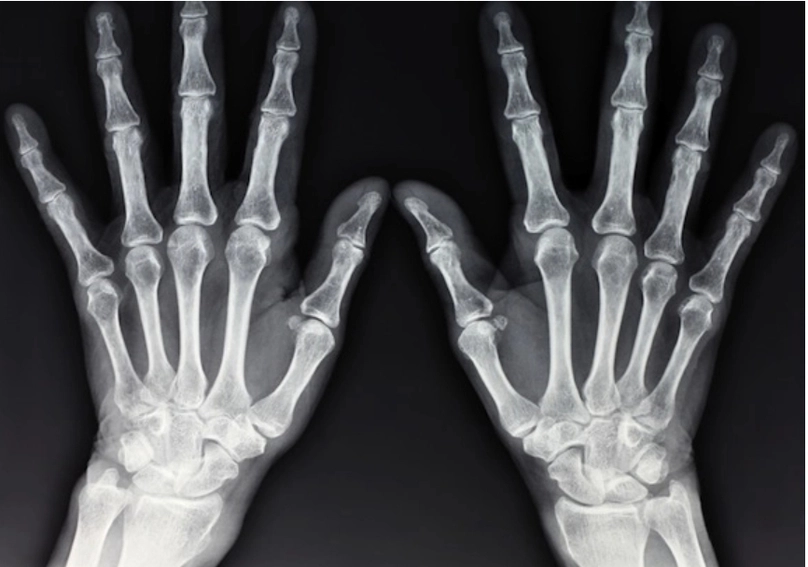
#> input picture image-processing/1.jpg, 808 x 567 px
$ python combining.py   (older library calls are emulated)
#> lines starting #> are read from the running program, lines starting #| are printed output that depends on the picture
import cv2
import matplotlib.pyplot as plt

# Load the original image
img = cv2.imread('1.jpg', cv2.IMREAD_GRAYSCALE)
#> img: shape (567, 808); min 0, max 255, mean 76.8
laplacian_img = cv2.Laplacian(img, cv2.CV_64F)
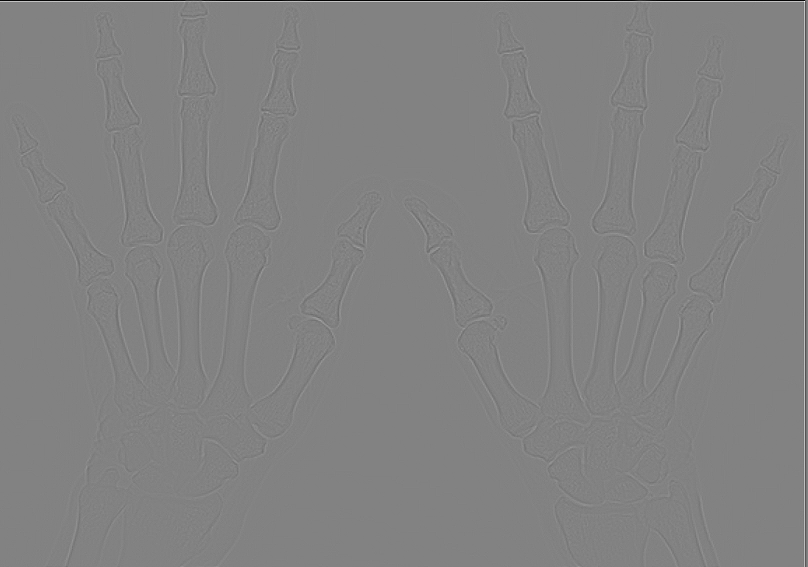
#> laplacian_img: shape (567, 808) float64; min -484, max 463, mean -0.4; drawn with min black and max white
laplacian_img = laplacian_img.astype(img.dtype)
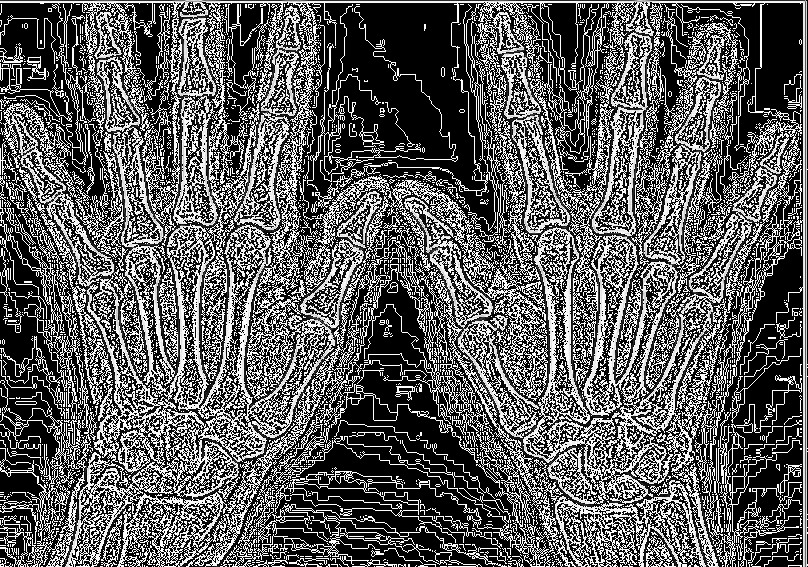
#> laplacian_img: shape (567, 808); min 0, max 255, mean 93.1

sharpened_img = cv2.add(img, laplacian_img)
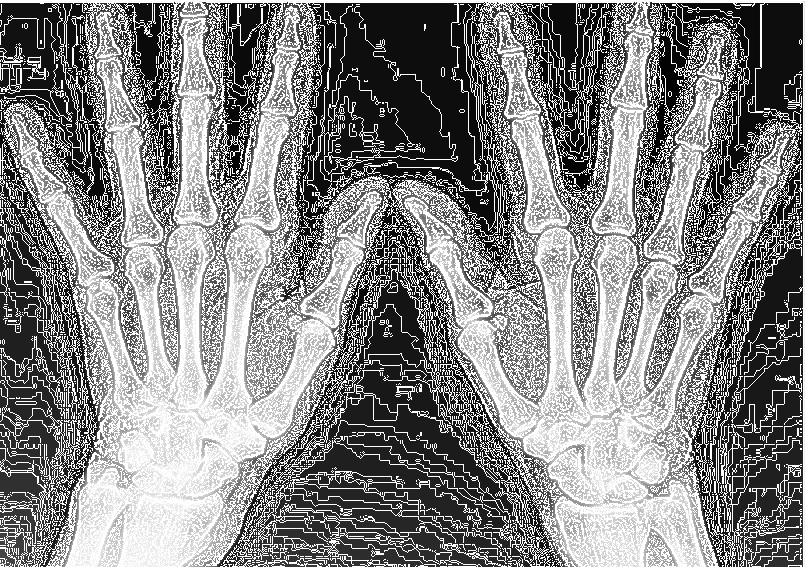
#> sharpened_img: shape (567, 808); min 0, max 255, mean 135.1
# Calculate the Sobel gradient
sobel_x = cv2.Sobel(img, cv2.CV_64F, 1, 0, ksize=3)
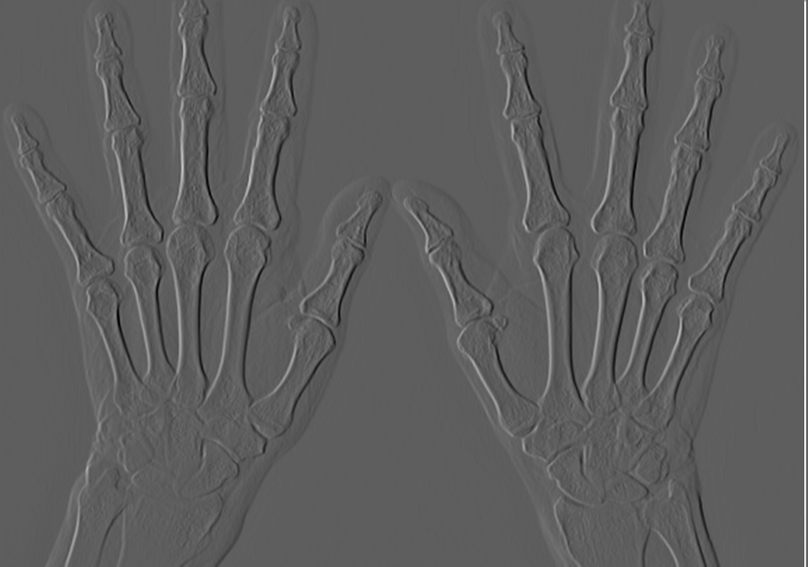
#> sobel_x: shape (567, 808) float64; min -596, max 1020, mean 2.2; drawn with min black and max white
sobel_y = cv2.Sobel(img, cv2.CV_64F, 0, 1, ksize=3)
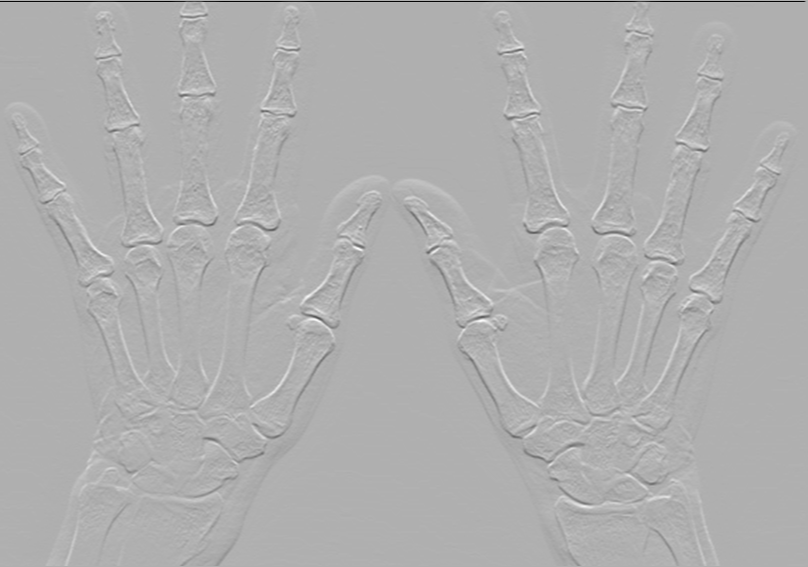
#> sobel_y: shape (567, 808) float64; min -938, max 423, mean -0.3; drawn with min black and max white
sobel_grad = cv2.magnitude(sobel_x, sobel_y)
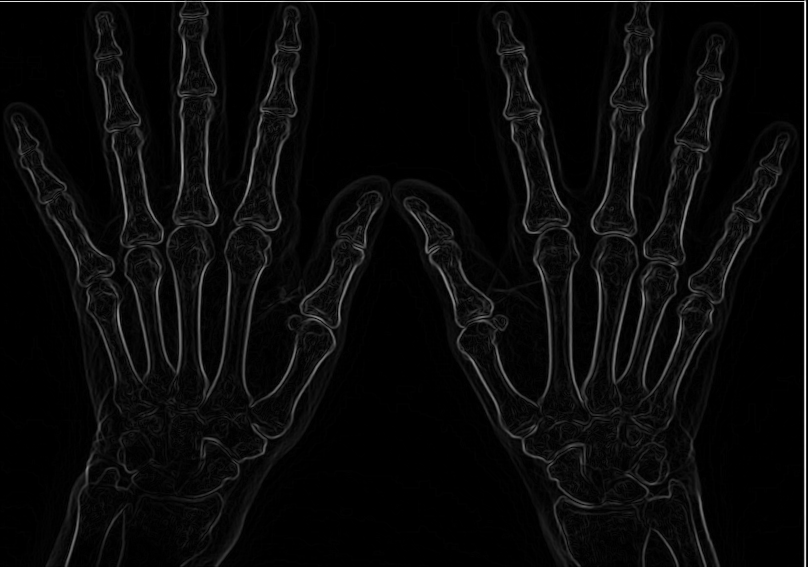
#> sobel_grad: shape (567, 808) float64; min 0, max 1020, mean 40.8; drawn with min black and max white


# Display the original image
plt.subplot(2, 2, 1)
plt.imshow(img, cmap='gray')
plt.title('Original Image')

# Calculate the Laplacian

# Display the Laplacian image
plt.subplot(2, 2, 2)
plt.imshow(laplacian_img, cmap='gray')
plt.title('Laplacian of Image')

plt.subplot(2, 2, 3)
plt.imshow(sharpened_img, cmap='gray')
plt.title('Sharpened Image')
# Display the Sobel gradient image
plt.subplot(2, 2, 4)
plt.imshow(sobel_grad, cmap='gray')
plt.title('Sobel Gradient of Image')
plt.show()

$ run again, with image-processing/2.jpg copied over image-processing/1.jpg
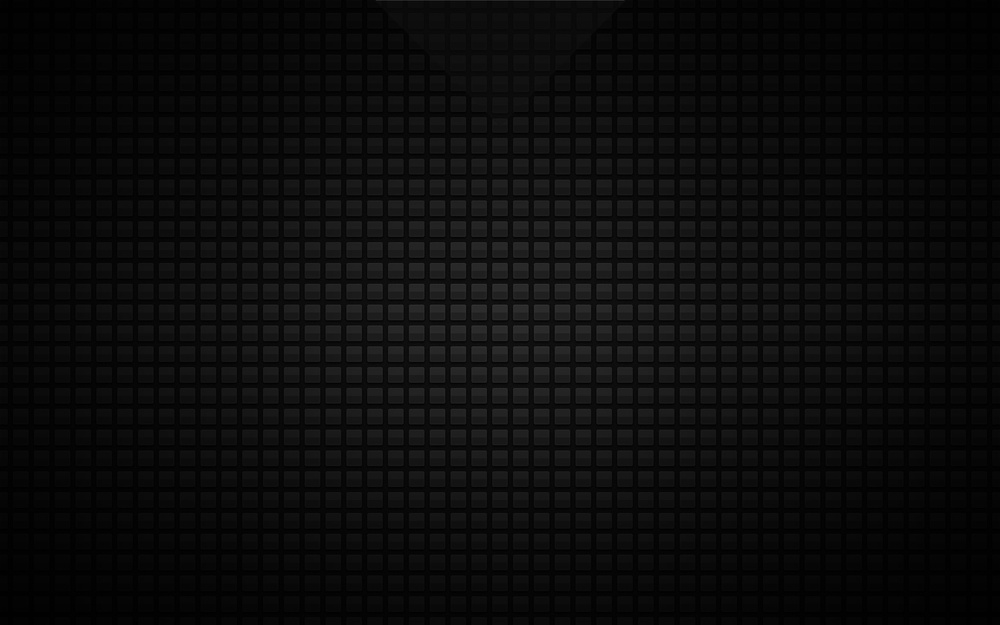
#> input picture image-processing/2.jpg, 1000 x 625 px, shrunk from 1920 x 1200 before the run
#> img is the input picture: shape (625, 1000); min 0, max 54, mean 11.5
#> `sobel_y = cv2.Sobel(img, cv2.CV_64F, 0, 1, ksize=3)`:
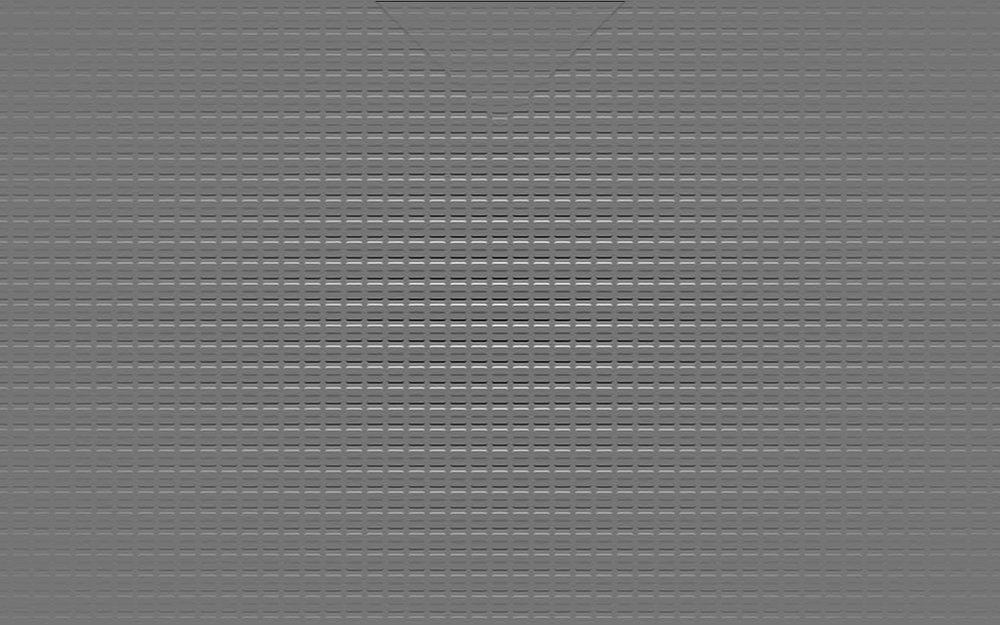
#> sobel_y: shape (625, 1000) float64; min -139, max 162, mean 0; drawn with min black and max white
#> `sobel_grad = cv2.magnitude(sobel_x, sobel_y)`:
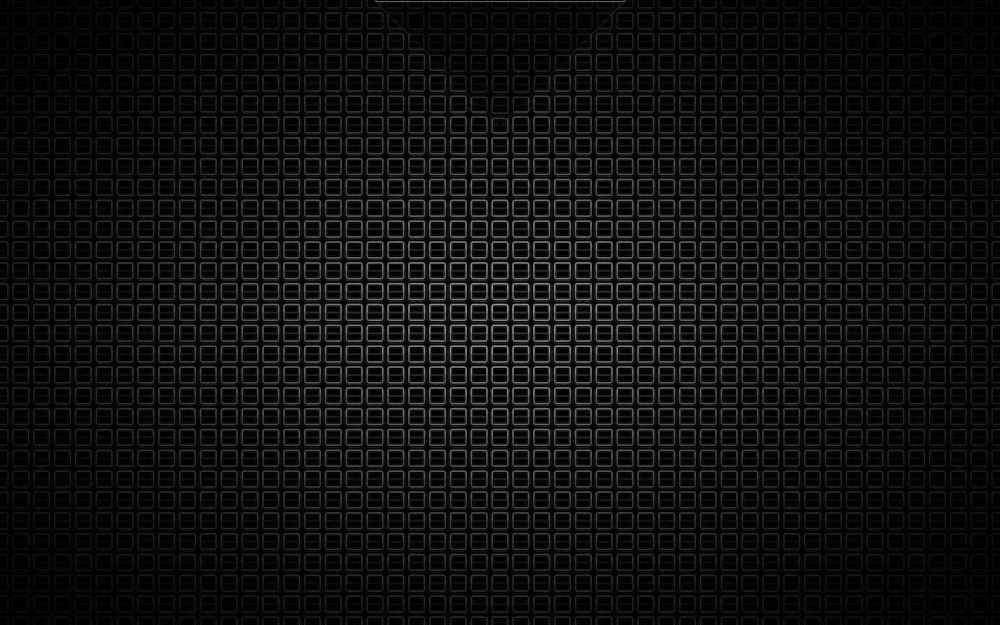
#> sobel_grad: shape (625, 1000) float64; min 0, max 162, mean 16.5

$ run again, with image-processing/3.jpg copied over image-processing/1.jpg
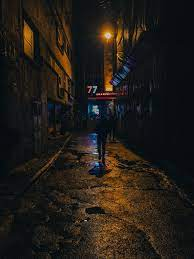
#> input picture image-processing/3.jpg, 194 x 259 px
#> `sobel_y = cv2.Sobel(img, cv2.CV_64F, 0, 1, ksize=3)`:
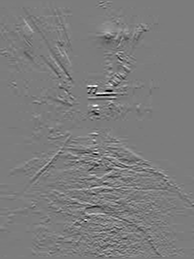
#> sobel_y: shape (259, 194) float64; min -543, max 567, mean 0.4; drawn with min black and max white
#> `sobel_grad = cv2.magnitude(sobel_x, sobel_y)`:
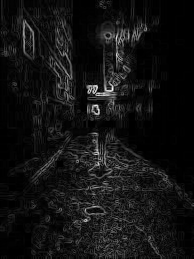
#> sobel_grad: shape (259, 194) float64; min 0, max 630.3, mean 46.5; drawn with min black and max white

$ run again, with image-processing/5.jpg copied over image-processing/1.jpg
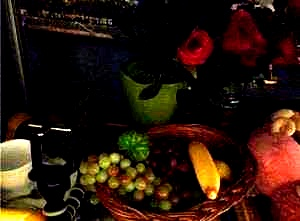
#> input picture image-processing/5.jpg, 300 x 221 px
#> `sobel_y = cv2.Sobel(img, cv2.CV_64F, 0, 1, ksize=3)`:
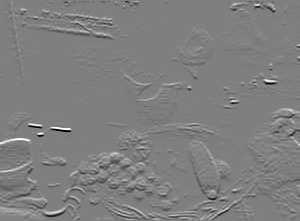
#> sobel_y: shape (221, 300) float64; min -1017, max 1017, mean 1.5; drawn with min black and max white
#> `sobel_grad = cv2.magnitude(sobel_x, sobel_y)`:
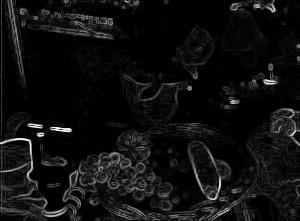
#> sobel_grad: shape (221, 300) float64; min 0, max 1049.5, mean 65.2; drawn with min black and max white
